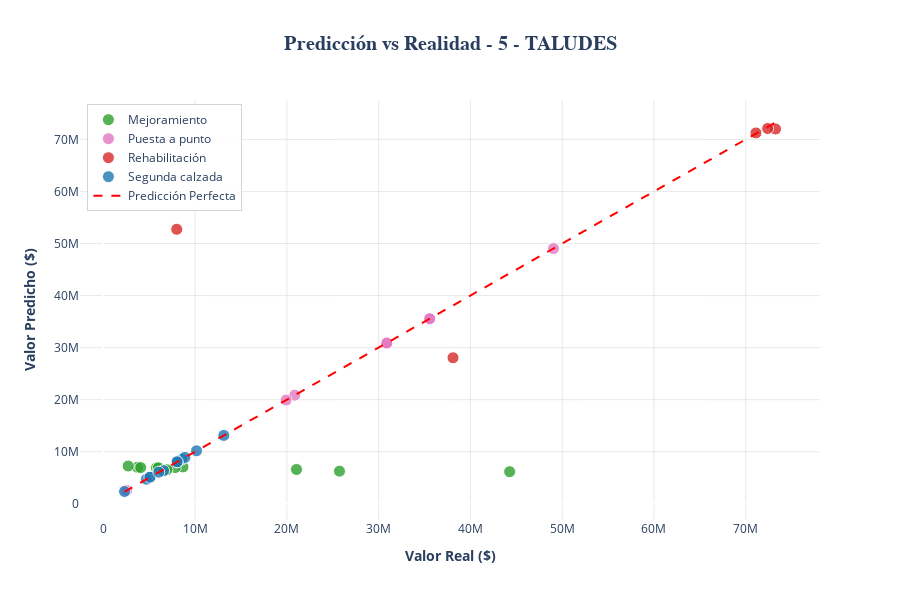

Notebook source saved alongside this figure:
### Code cell
result = results[target]
X = result['X']
y = result['y']
y_predicted = result['y_predicted']
metrics = result['metrics']

output=X.copy()
output['y_predicted'] = y_predicted

ml_utils.predicted_plot(y, y_predicted, X, predictor, target, hue, df_vp)

### Figure 1 — Plotly figure (JSON) as saved in the notebook; plotly's stock layout.template omitted (floating-point values rounded to 4 significant figures)
{"data": [{"customdata": ["<b>ALCANCE:</b> Mejoramiento<br><b>Código:</b> 0321501<br><b>Nombre:</b> DISEÑO GEOMÉTRICO TERCER CARRIL BOGOTÁ - GIRARDOT<br><b>LONGITUD KM:</b> 5.00<br><b>Valor Real:</b> $25,736,595<br><b>Predicción:</b> $6,272,189", "<b>ALCANCE:</b> Mejoramiento<br><b>Código:</b> 0321501<br><b>Nombre:</b> DISEÑO GEOMÉTRICO TERCER CARRIL BOGOTÁ - GIRARDOT<br><b>LONGITUD KM:</b> 50.90<br><b>Valor Real:</b> $21,052,981<br><b>Predicción:</b> $6,593,599", "<b>ALCANCE:</b> Mejoramiento<br><b>Código:</b> 0321501<br><b>Nombre:</b> DISEÑO GEOMÉTRICO TERCER CARRIL BOGOTÁ - GIRARDOT<br><b>LONGITUD KM:</b> 9.00<br><b>Valor Real:</b> $3,722,531<br><b>Predicción:</b> $7,012,658", "<b>ALCANCE:</b> Mejoramiento<br><b>Código:</b> 0321501<br><b>Nombre:</b> DISEÑO GEOMÉTRICO TERCER CARRIL BOGOTÁ - GIRARDOT<br><b>LONGITUD KM:</b> 21.00<br><b>Valor Real:</b> $8,685,906<br><b>Predicción:</b> $7,073,073", "<b>ALCANCE:</b> Mejoramiento<br><b>Código:</b> 0321501<br><b>Nombre:</b> DISEÑO GEOMÉTRICO TERCER CARRIL BOGOTÁ - GIRARDOT<br><b>LONGITUD KM:</b> 14.00<br><b>Valor Real:</b> $5,790,604<br><b>Predicción:</b> $6,887,613", "<b>ALCANCE:</b> Mejoramiento<br><b>Código:</b> 0321501<br><b>Nombre:</b> DISEÑO GEOMÉTRICO TERCER CARRIL BOGOTÁ - GIRARDOT<br><b>LONGITUD KM:</b> 6.56<br><b>Valor Real:</b> $2,713,312<br><b>Predicción:</b> $7,254,032", "<b>ALCANCE:</b> Mejoramiento<br><b>Código:</b> 0321501<br><b>Nombre:</b> DISEÑO GEOMÉTRICO TERCER CARRIL BOGOTÁ - GIRARDOT<br><b>LONGITUD KM:</b> 18.92<br><b>Valor Real:</b> $7,825,588<br><b>Predicción:</b> $6,959,644", "<b>ALCANCE:</b> Mejoramiento<br><b>Código:</b> 0321501<br><b>Nombre:</b> DISEÑO GEOMÉTRICO TERCER CARRIL BOGOTÁ - GIRARDOT<br><b>LONGITUD KM:</b> 14.52<br><b>Valor Real:</b> $6,005,683<br><b>Predicción:</b> $6,908,898", "<b>ALCANCE:</b> Mejoramiento<br><b>Código:</b> 0347801<br><b>Nombre:</b> TERMINACIÓN TÚNEL DE LA LÍNEA<br><b>LONGITUD KM:</b> 9.86<br><b>Valor Real:</b> $4,078,240<br><b>Predicción:</b> $6,949,007", "<b>ALCANCE:</b> Mejoramiento<br><b>Código:</b> 0347801<br><b>Nombre:</b> TERMINACIÓN TÚNEL DE LA LÍNEA<br><b>LONGITUD KM:</b> 5.00<br><b>Valor Real:</b> $6,931,841<br><b>Predicción:</b> $6,536,151", "<b>ALCANCE:</b> Mejoramiento<br><b>Código:</b> 0347801<br><b>Nombre:</b> TERMINACIÓN TÚNEL DE LA LÍNEA<br><b>LONGITUD KM:</b> 10.06<br><b>Valor Real:</b> $44,276,648<br><b>Predicción:</b> $6,163,005"], "hovertemplate": "%{customdata}<extra></extra>", "marker": {"color": "#2ca02c", "line": {"color": "white", "width": 1}, "opacity": 0.8, "size": 12}, "mode": "markers", "name": "Mejoramiento", "type": "scatter", "x": [25740000.0, 21050000.0, 3723000.0, 8686000.0, 5791000.0, 2713000.0, 7826000.0, 6006000.0, 4078000.0, 6932000.0, 44280000.0], "y": [6272000.0, 6594000.0, 7013000.0, 7073000.0, 6888000.0, 7254000.0, 6960000.0, 6909000.0, 6949000.0, 6536000.0, 6163000.0]}, {"customdata": ["<b>ALCANCE:</b> Puesta a punto<br><b>Código:</b> 0654801<br><b>Nombre:</b> BUGA - BUENAVENTURA<br><b>LONGITUD KM:</b> 19.31<br><b>Valor Real:</b> $49,054,938<br><b>Predicción:</b> $49,031,082", "<b>ALCANCE:</b> Puesta a punto<br><b>Código:</b> 0654801<br><b>Nombre:</b> BUGA - BUENAVENTURA<br><b>LONGITUD KM:</b> 8.21<br><b>Valor Real:</b> $20,856,605<br><b>Predicción:</b> $20,864,944", "<b>ALCANCE:</b> Puesta a punto<br><b>Código:</b> 0654801<br><b>Nombre:</b> BUGA - BUENAVENTURA<br><b>LONGITUD KM:</b> 12.16<br><b>Valor Real:</b> $30,891,147<br><b>Predicción:</b> $30,888,029", "<b>ALCANCE:</b> Puesta a punto<br><b>Código:</b> 0654801<br><b>Nombre:</b> BUGA - BUENAVENTURA<br><b>LONGITUD KM:</b> 12.16<br><b>Valor Real:</b> $30,891,147<br><b>Predicción:</b> $30,888,029", "<b>ALCANCE:</b> Puesta a punto<br><b>Código:</b> 0654801<br><b>Nombre:</b> BUGA - BUENAVENTURA<br><b>LONGITUD KM:</b> 1.00<br><b>Valor Real:</b> $2,540,390<br><b>Predicción:</b> $2,569,641", "<b>ALCANCE:</b> Puesta a punto<br><b>Código:</b> 0654801<br><b>Nombre:</b> BUGA - BUENAVENTURA<br><b>LONGITUD KM:</b> 14.00<br><b>Valor Real:</b> $35,565,465<br><b>Predicción:</b> $35,557,011", "<b>ALCANCE:</b> Puesta a punto<br><b>Código:</b> 0654801<br><b>Nombre:</b> BUGA - BUENAVENTURA<br><b>LONGITUD KM:</b> 14.00<br><b>Valor Real:</b> $35,565,465<br><b>Predicción:</b> $35,557,011", "<b>ALCANCE:</b> Puesta a punto<br><b>Código:</b> 0654801<br><b>Nombre:</b> BUGA - BUENAVENTURA<br><b>LONGITUD KM:</b> 7.84<br><b>Valor Real:</b> $19,916,661<br><b>Predicción:</b> $19,926,072"], "hovertemplate": "%{customdata}<extra></extra>", "marker": {"color": "#e377c2", "line": {"color": "white", "width": 1}, "opacity": 0.8, "size": 12}, "mode": "markers", "name": "Puesta a punto", "type": "scatter", "x": [49050000.0, 20860000.0, 30890000.0, 30890000.0, 2540000.0, 35570000.0, 35570000.0, 19920000.0], "y": [49030000.0, 20860000.0, 30890000.0, 30890000.0, 2570000.0, 35560000.0, 35560000.0, 19930000.0]}, {"customdata": ["<b>ALCANCE:</b> Rehabilitación<br><b>Código:</b> 0427901<br><b>Nombre:</b> PURIFICACIÓN - LOZANÍA<br><b>LONGITUD KM:</b> 2.24<br><b>Valor Real:</b> $71,114,032<br><b>Predicción:</b> $71,250,673", "<b>ALCANCE:</b> Rehabilitación<br><b>Código:</b> 0552903<br><b>Nombre:</b> TRANSVERSAL BOYACÁ<br><b>LONGITUD KM:</b> 2.26<br><b>Valor Real:</b> $73,243,194<br><b>Predicción:</b> $72,009,577", "<b>ALCANCE:</b> Rehabilitación<br><b>Código:</b> 0581301<br><b>Nombre:</b> QUEREMAL - DANUBIO<br><b>LONGITUD KM:</b> 2.25<br><b>Valor Real:</b> $72,391,529<br><b>Predicción:</b> $72,099,941", "<b>ALCANCE:</b> Rehabilitación<br><b>Código:</b> 0654801<br><b>Nombre:</b> BUGA - BUENAVENTURA<br><b>LONGITUD KM:</b> 2.77<br><b>Valor Real:</b> $38,105,856<br><b>Predicción:</b> $28,054,138", "<b>ALCANCE:</b> Rehabilitación<br><b>Código:</b> 0654801<br><b>Nombre:</b> BUGA - BUENAVENTURA<br><b>LONGITUD KM:</b> 1.42<br><b>Valor Real:</b> $8,002,230<br><b>Predicción:</b> $52,734,779"], "hovertemplate": "%{customdata}<extra></extra>", "marker": {"color": "#d62728", "line": {"color": "white", "width": 1}, "opacity": 0.8, "size": 12}, "mode": "markers", "name": "Rehabilitación", "type": "scatter", "x": [71110000.0, 73240000.0, 72390000.0, 38110000.0, 8002000.0], "y": [71250000.0, 72010000.0, 72100000.0, 28050000.0, 52730000.0]}, {"customdata": ["<b>ALCANCE:</b> Segunda calzada<br><b>Código:</b> 0001<br><b>Nombre:</b> TAMBILLO - COLIBRÍ<br><b>LONGITUD KM:</b> 2.50<br><b>Valor Real:</b> $6,567,226<br><b>Predicción:</b> $6,351,817", "<b>ALCANCE:</b> Segunda calzada<br><b>Código:</b> 0004<br><b>Nombre:</b> DCO<br><b>LONGITUD KM:</b> 3.37<br><b>Valor Real:</b> $8,561,116<br><b>Predicción:</b> $8,576,820", "<b>ALCANCE:</b> Segunda calzada<br><b>Código:</b> 0005<br><b>Nombre:</b> BUENAVENTURA LOBOGUERRERO<br><b>LONGITUD KM:</b> 3.50<br><b>Valor Real:</b> $8,891,366<br><b>Predicción:</b> $8,906,206", "<b>ALCANCE:</b> Segunda calzada<br><b>Código:</b> 0005<br><b>Nombre:</b> BUENAVENTURA LOBOGUERRERO<br><b>LONGITUD KM:</b> 5.17<br><b>Valor Real:</b> $13,133,818<br><b>Predicción:</b> $13,139,412", "<b>ALCANCE:</b> Segunda calzada<br><b>Código:</b> 0005<br><b>Nombre:</b> BUENAVENTURA LOBOGUERRERO<br><b>LONGITUD KM:</b> 0.91<br><b>Valor Real:</b> $2,311,755<br><b>Predicción:</b> $2,359,103", "<b>ALCANCE:</b> Segunda calzada<br><b>Código:</b> 0005<br><b>Nombre:</b> BUENAVENTURA LOBOGUERRERO<br><b>LONGITUD KM:</b> 3.16<br><b>Valor Real:</b> $8,027,634<br><b>Predicción:</b> $8,044,805", "<b>ALCANCE:</b> Segunda calzada<br><b>Código:</b> 0005<br><b>Nombre:</b> BUENAVENTURA LOBOGUERRERO<br><b>LONGITUD KM:</b> 4.00<br><b>Valor Real:</b> $10,161,562<br><b>Predicción:</b> $10,173,335", "<b>ALCANCE:</b> Segunda calzada<br><b>Código:</b> 0005<br><b>Nombre:</b> BUENAVENTURA LOBOGUERRERO<br><b>LONGITUD KM:</b> 2.00<br><b>Valor Real:</b> $5,080,781<br><b>Predicción:</b> $5,108,561", "<b>ALCANCE:</b> Segunda calzada<br><b>Código:</b> 0005<br><b>Nombre:</b> BUENAVENTURA LOBOGUERRERO<br><b>LONGITUD KM:</b> 1.85<br><b>Valor Real:</b> $4,699,722<br><b>Predicción:</b> $4,729,366", "<b>ALCANCE:</b> Segunda calzada<br><b>Código:</b> 0266702<br><b>Nombre:</b> CATAMBUCO - PASTO UF5.2<br><b>LONGITUD KM:</b> 3.17<br><b>Valor Real:</b> $8,053,038<br><b>Predicción:</b> $8,070,137", "<b>ALCANCE:</b> Segunda calzada<br><b>Código:</b> 0300604<br><b>Nombre:</b> BUGA - BUENAVENTURA EL PORVENIR UF5<br><b>LONGITUD KM:</b> 2.00<br><b>Valor Real:</b> $5,080,781<br><b>Predicción:</b> $5,108,561", "<b>ALCANCE:</b> Segunda calzada<br><b>Código:</b> 0300605<br><b>Nombre:</b> BUGA - BUENAVENTURA UF4<br><b>LONGITUD KM:</b> 2.38<br><b>Valor Real:</b> $6,046,129<br><b>Predicción:</b> $6,069,819"], "hovertemplate": "%{customdata}<extra></extra>", "marker": {"color": "#1f77b4", "line": {"color": "white", "width": 1}, "opacity": 0.8, "size": 12}, "mode": "markers", "name": "Segunda calzada", "type": "scatter", "x": [6567000.0, 8561000.0, 8891000.0, 13130000.0, 2312000.0, 8028000.0, 10160000.0, 5081000.0, 4700000.0, 8053000.0, 5081000.0, 6046000.0], "y": [6352000.0, 8577000.0, 8906000.0, 13140000.0, 2359000.0, 8045000.0, 10170000.0, 5109000.0, 4729000.0, 8070000.0, 5109000.0, 6070000.0]}, {"line": {"color": "red", "dash": "dash", "width": 2}, "mode": "lines", "name": "Predicción Perfecta", "showlegend": true, "type": "scatter", "x": [2312000.0, 73240000.0], "y": [2312000.0, 73240000.0]}], "layout": {"height": 600, "hovermode": "closest", "legend": {"bgcolor": "rgba(255, 255, 255, 0.9)", "bordercolor": "lightgray", "borderwidth": 1, "orientation": "v", "x": 0.01, "xanchor": "left", "y": 0.99, "yanchor": "top"}, "paper_bgcolor": "white", "plot_bgcolor": "white", "title": {"font": {"family": "Arial Black", "size": 20}, "text": "<b>Predicción vs Realidad - 5 - TALUDES</b>", "x": 0.5, "xanchor": "center"}, "width": 900, "xaxis": {"gridcolor": "lightgray", "gridwidth": 0.5, "showgrid": true, "title": {"font": {"size": 14}, "text": "<b>Valor Real ($)</b>"}}, "yaxis": {"gridcolor": "lightgray", "gridwidth": 0.5, "showgrid": true, "title": {"font": {"size": 14}, "text": "<b>Valor Predicho ($)</b>"}}}}
